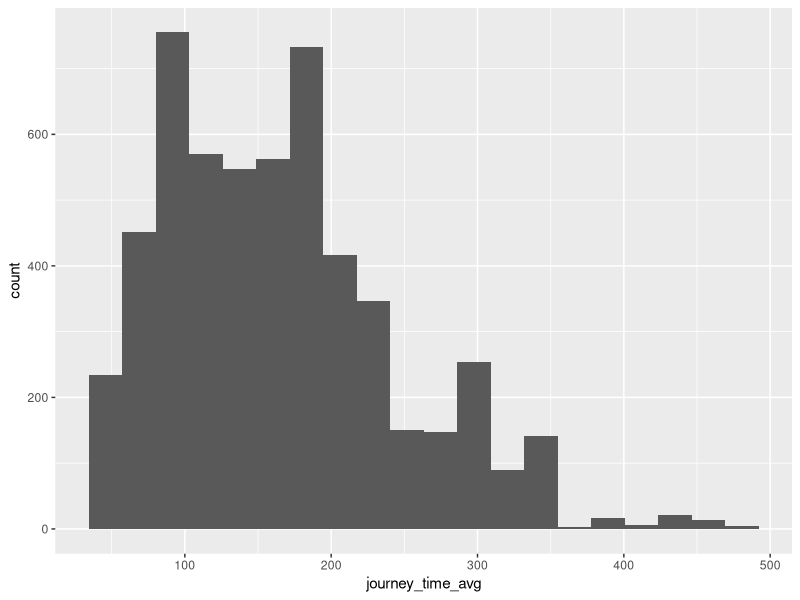
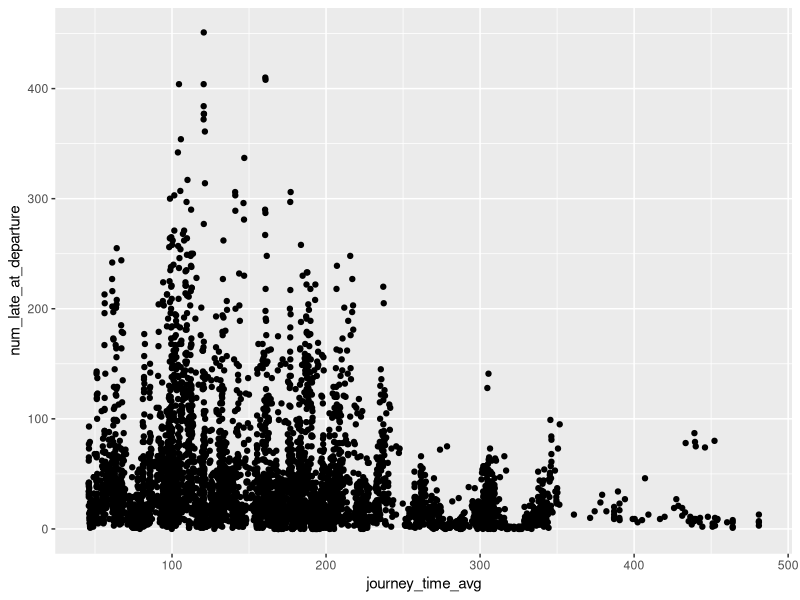
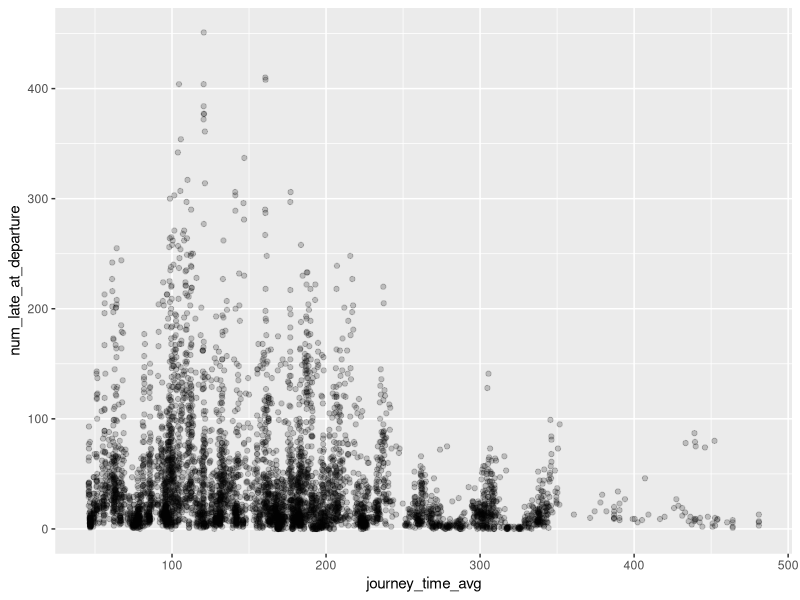
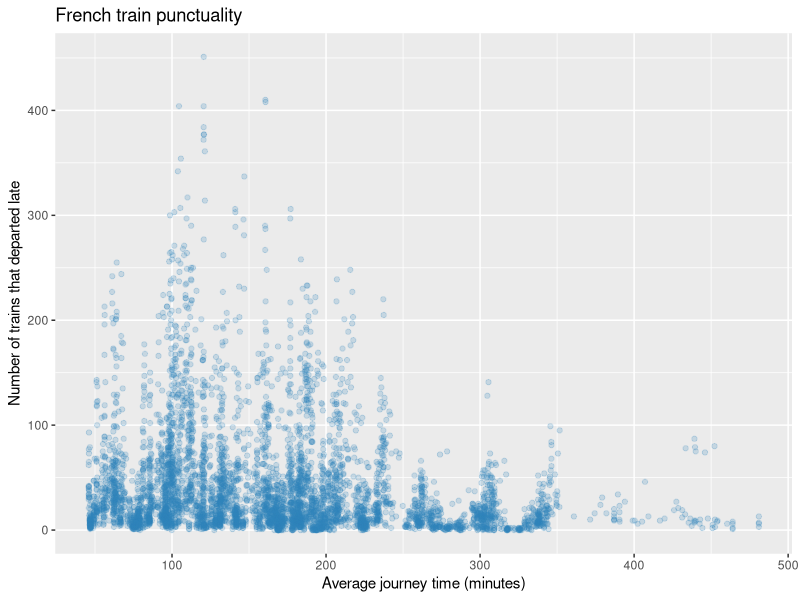
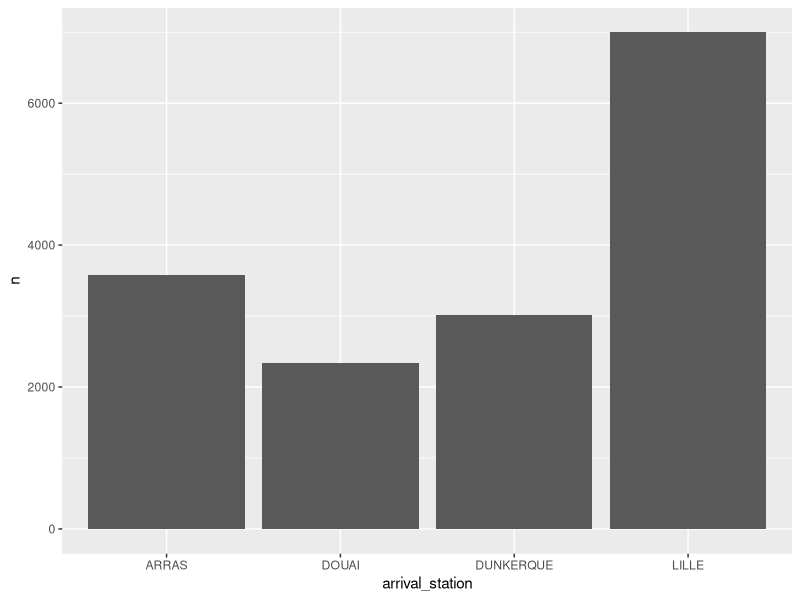
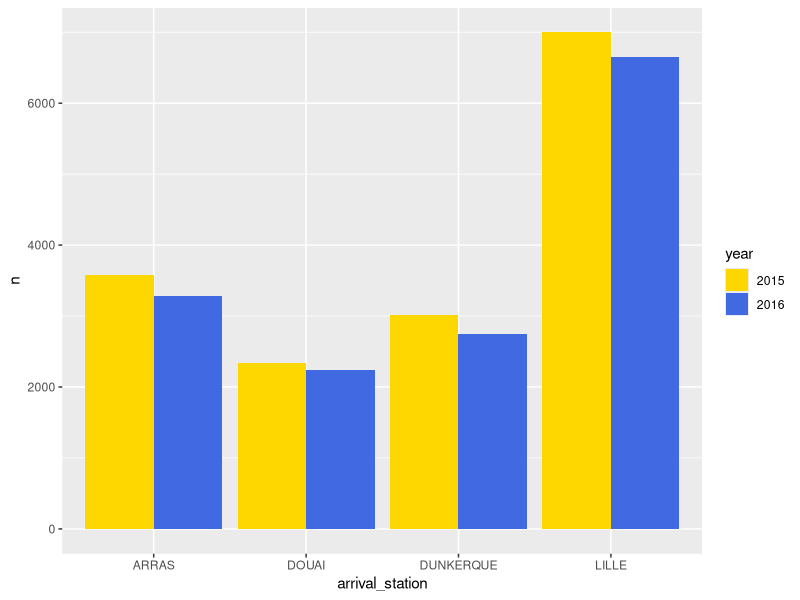
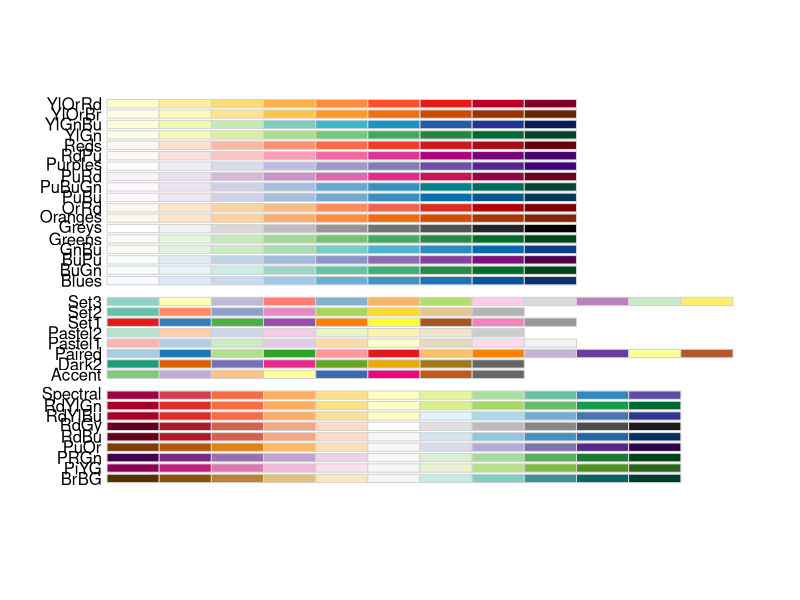
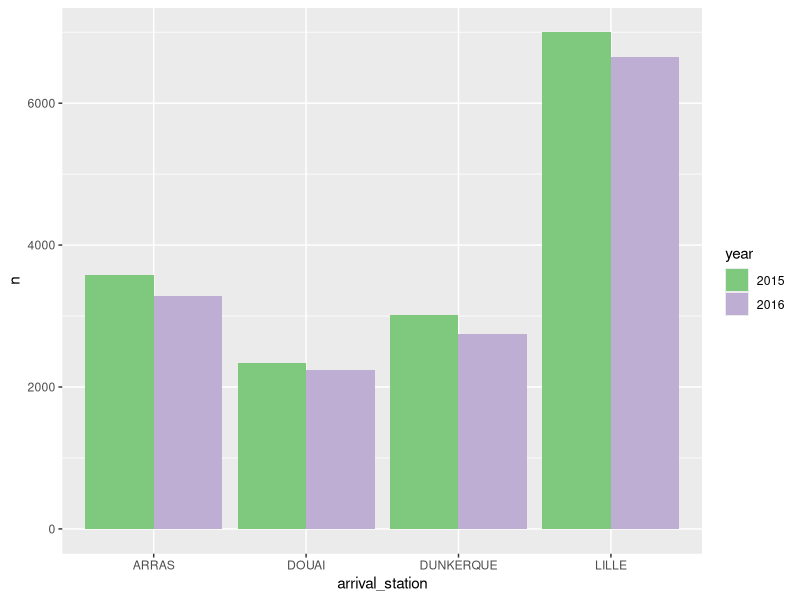

Source code (R) for these figures, in order:
## ---- chunk 1
library(tidyverse)
library(RColorBrewer)
## ---- chunk 2
trains_df <- read_csv(here::here("french_trains.csv"))
trains_df
## ---- chunk 3
head(trains_df)
tail(trains_df)
## ---- chunk 4
ggplot(trains_df, aes(x = journey_time_avg)) +
  geom_histogram(bins = 20)
## ---- chunk 5
trains_df |> 
  ggplot(aes(x = journey_time_avg, y = num_late_at_departure)) +
  geom_point()
## ---- chunk 6
trains_df |> 
  ggplot(aes(x = journey_time_avg, y = num_late_at_departure)) +
  geom_point(alpha = 0.2)
## ---- chunk 7
trains_df |> 
  ggplot(aes(x = journey_time_avg, y = num_late_at_departure)) +
  geom_point(alpha = 0.2, colour = "#3182bd") +
  labs(
    title = "French train punctuality",
    x = "Average journey time (minutes)",
    y = "Number of trains that departed late"
  )
## ---- chunk 8
trains_df |> 
  filter(departure_station == "PARIS NORD",
         year == 2015) |> 
  group_by(arrival_station) |> 
  summarise(n = sum(total_num_trips)) |> 
  ggplot(aes(x = arrival_station, y = n)) +
  geom_bar(stat = "identity")
## ---- chunk 9
paris_1516_plt <- trains_df |> 
  filter(departure_station == "PARIS NORD", 
         year %in% c(2015, 2016)) |>
  mutate(year = as.factor(year)) |> 
  group_by(year, arrival_station) |> 
  summarise(n = sum(total_num_trips), .groups = "drop") |> 
  ggplot(aes(x = arrival_station, y = n, fill = year)) +
  geom_bar(stat = "identity", position = "dodge")
## ---- chunk 10
paris_1516_plt +
  scale_fill_manual(values = c("2015" = "gold", "2016" = "royalblue"))
## ---- chunk 11
display.brewer.all()
## ---- chunk 12
paris_1516_plt +
  scale_fill_brewer(palette = "Accent")
## ---- chunk 13
trains_df <- trains_df |> 
  mutate(date = make_date(year, month, "1"))
## ---- chunk 14
trains_df |> 
  filter(departure_station == "PARIS MONTPARNASSE",
         arrival_station == "BREST") |> 
  ggplot(aes(x = date, y = total_num_trips)) +
  geom_line()
## ---- chunk 15
cities <- c("RENNES", "BREST", "QUIMPER")

brittany_plt <- trains_df |> 
  filter(departure_station == "PARIS MONTPARNASSE",
         arrival_station %in% cities) |> 
  ggplot(aes(x = date, y = total_num_trips, colour = arrival_station)) +
  geom_line()
## ---- chunk 16
brittany_plt <- brittany_plt +
  scale_x_date(date_labels = "%b %Y", date_breaks = "4 months")
## ---- chunk 17
brittany_plt +
  theme_minimal()
## ---- chunk 18
ggsave(filename = "brittany.png", plot = brittany_plt)
